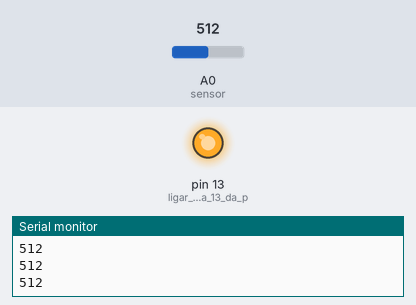
Simulated run of this sketch. Board: Arduino Uno, built with avr-gcc and run on an emulated ATmega328P. Shown: output pins drawn as LEDs (lit = HIGH), the last lines printed to the serial monitor. Inputs (shaded band) come from the test bench; at power-on: A0 (sensor) = 512.

Above: at 1.2 s.
1.3 s: A0 (sensor) set to 689
2.8 s: A0 (sensor) set to 712
At 3.7 s:
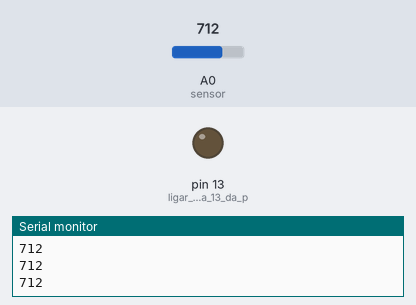
4.3 s: A0 (sensor) set to 690
At 4.8 s:
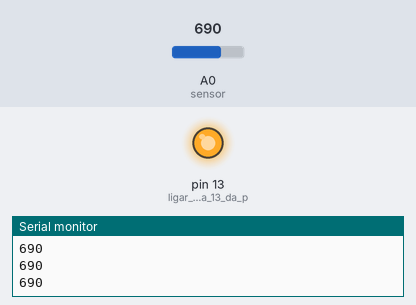
5.8 s: A0 (sensor) set to 710
At 7.2 s:
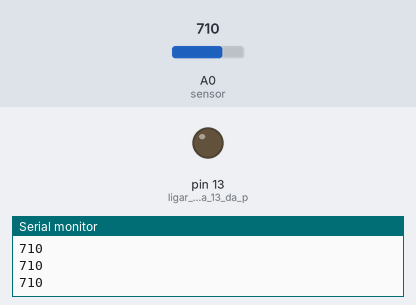
Timing chart, 0 to 8.3 s (numbered marks = the images above; inputs shaded):
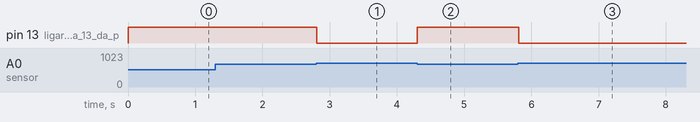

Measured:
- the behaviour switches between 700 and 701 on A0 (sensor) (found by bisection; images 0 and 1)
- after the input at 2.8 s, pin 13 (ligar_led_na_casa_13_da_p): HIGH → LOW at once
- after the input at 4.3 s, pin 13 (ligar_led_na_casa_13_da_p): LOW → HIGH at once
- after the input at 5.8 s, pin 13 (ligar_led_na_casa_13_da_p): HIGH → LOW at once

The sketch:

sensor-de-luminosidade-if-else.ino
```cpp
/**
 Sensor de luminosidade
 @author Professor Jose de Assis
*/

int sensor;  //variavel que vai receber o sensor de luminosidade

void setup() {
  pinMode(13, OUTPUT);  //ligar led na casa 13 da protoboard
  Serial.begin(9600);   //ativar a comunicacao serial
}

void loop() {
  sensor = analogRead(A0);  //leitura do sensor (0 a 1024)
  Serial.println(sensor);   //escrever no terminal o valor da variavel botao

  if (sensor <= 700) {
    digitalWrite(13, HIGH);
  } else {
    digitalWrite(13, LOW);
  }
}
```
